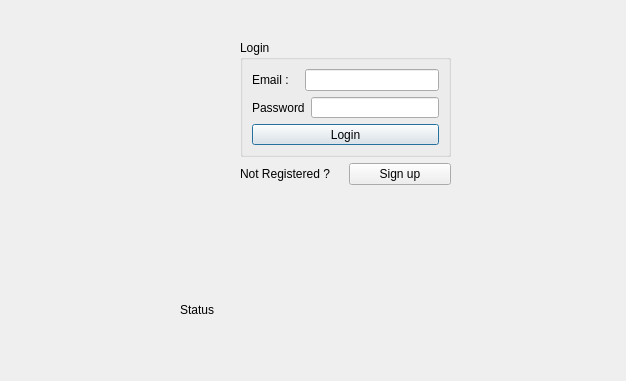
<?xml version="1.0" encoding="UTF-8"?>
<ui version="4.0">
 <class>Login1</class>
 <widget class="QDialog" name="Login1">
  <property name="geometry">
   <rect>
    <x>0</x>
    <y>0</y>
    <width>626</width>
    <height>381</height>
   </rect>
  </property>
  <property name="windowTitle">
   <string>Dialog</string>
  </property>
  <widget class="QWidget" name="layoutWidget">
   <property name="geometry">
    <rect>
     <x>240</x>
     <y>40</y>
     <width>211</width>
     <height>145</height>
    </rect>
   </property>
   <layout class="QVBoxLayout" name="verticalLayout_3">
    <item>
     <widget class="QGroupBox" name="groupBox">
      <property name="title">
       <string>Login</string>
      </property>
      <layout class="QVBoxLayout" name="verticalLayout">
       <item>
        <layout class="QHBoxLayout" name="horizontalLayout">
         <item>
          <widget class="QLabel" name="label_Email">
           <property name="text">
            <string>Email :   </string>
           </property>
          </widget>
         </item>
         <item>
          <layout class="QVBoxLayout" name="verticalLayout_2"/>
         </item>
         <item>
          <widget class="QLineEdit" name="lineEdit_Email"/>
         </item>
        </layout>
       </item>
       <item>
        <layout class="QHBoxLayout" name="horizontalLayout_2">
         <item>
          <widget class="QLabel" name="label_Password">
           <property name="text">
            <string>Password</string>
           </property>
          </widget>
         </item>
         <item>
          <widget class="QLineEdit" name="lineEdit_Password">
           <property name="echoMode">
            <enum>QLineEdit::Password</enum>
           </property>
          </widget>
         </item>
        </layout>
       </item>
       <item>
        <widget class="QPushButton" name="pushButton">
         <property name="text">
          <string>Login</string>
         </property>
        </widget>
       </item>
      </layout>
     </widget>
    </item>
    <item>
     <layout class="QHBoxLayout" name="horizontalLayout_3">
      <item>
       <widget class="QLabel" name="label_2">
        <property name="text">
         <string>Not Registered ?</string>
        </property>
       </widget>
      </item>
      <item>
       <widget class="QPushButton" name="pushButton_2">
        <property name="text">
         <string>Sign up</string>
        </property>
       </widget>
      </item>
     </layout>
    </item>
   </layout>
  </widget>
  <widget class="QLabel" name="label">
   <property name="geometry">
    <rect>
     <x>180</x>
     <y>300</y>
     <width>291</width>
     <height>20</height>
    </rect>
   </property>
   <property name="text">
    <string>Status</string>
   </property>
  </widget>
 </widget>
 <resources/>
 <connections/>
</ui>
